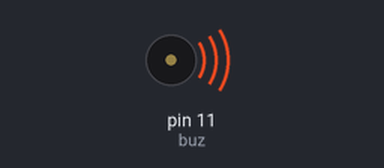
This sketch was run on a simulated Arduino Uno, built with avr-gcc and run on an emulated ATmega328P. On the bench: buzzer (waves = sounding).

Above: at 0.5 s.
At 8.0 s:
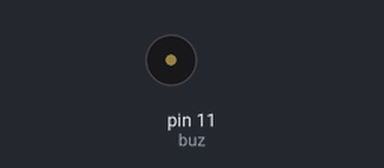
Timing chart, 0 to 11.7 s (numbered marks = the images above):
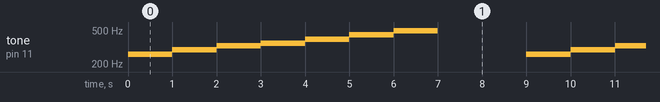

Measured:
- by itself, tone on pin 11 (buz): repeats every 9.0 s: 293 Hz 1.0 s, 329 Hz 1.0 s, 349 Hz 1.0 s, 391 Hz 1.0 s, 440 Hz 1.0 s, 493 Hz 1.0 s, silent 2.0 s, 261 Hz 1.0 s

The sketch:

piano1.ino
```cpp
const int buz = 11;

const int c = 261; // Dó
const int d = 293; // Ré
const int e = 329; // Mi
const int f = 349; // Fá
const int g = 391; // Sol
const int a = 440; // Lá
const int b = 493; // Si

void setup() {
  // put your setup code here, to run once:
  pinMode(buz, OUTPUT);

}

void loop() {
  // put your main code here, to run repeatedly:

  tone(buz, c);
  delay(1000);

  tone(buz, d);
  delay(1000);

  tone(buz, e);
  delay(1000);

  tone(buz, f);
  delay(1000);

  tone(buz, g);
  delay(1000);

  tone(buz, a);
  delay(1000);

  tone(buz, b);
  delay(1000);

  noTone(buz);
  delay(2000);
}
```
